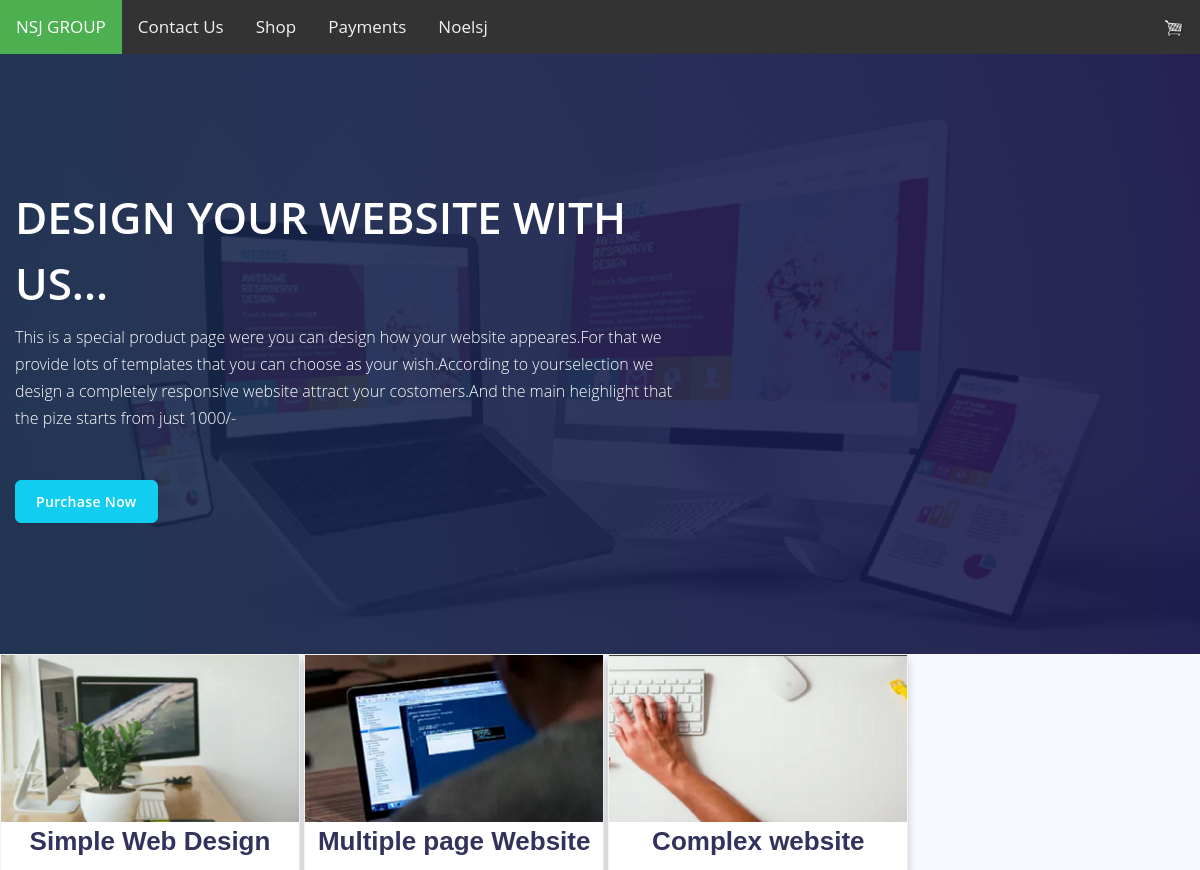
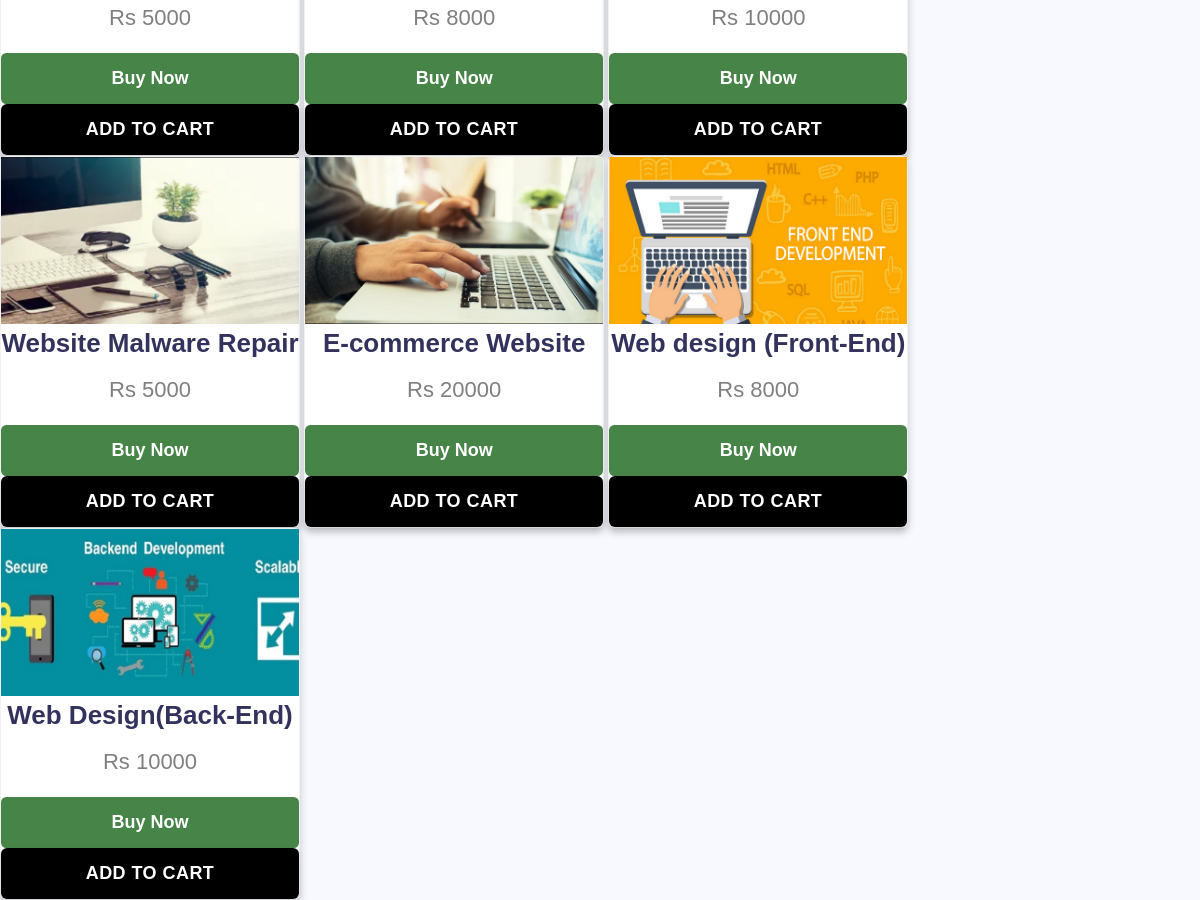
Page /shop/ (signed in) on the committed database (2 pictures, top to bottom).
### homepage/models.py (models this page shows, shortened)
class Item(models.Model):
    item_name = models.CharField(max_length=1024)
    item_image = models.ImageField(upload_to = 'None')
    item_price = models.PositiveIntegerField()
    item_publisher = models.CharField(max_length=1024)
    item_origin = models.CharField(max_length=1024)
    item_description = models.TextField()
    item_slug = models.SlugField()

### homepage/views.py (the view)
# urls.py: path('shop/', index, name="index"),
def index(request):
    items = Item()
    items = Item.objects.all()
    return render(request, 'index.html', {'items': items})

### templates/index.html (shortened to what this page needs)
{% extends 'menu.html' %}
{% block content %}
<html lang="en-IN">
    <head>
        <link rel="stylesheet" href="https://cdnjs.cloudflare.com/ajax/libs/font-awesome/4.7.0/css/font-awesome.min.css">
        </head>
<body>
      <div class="main-content">
        <nav class="navbar navbar-top navbar-expand-md navbar-dark" id="navbar-main">
          </div>
        <div class="header pb-8 pt-5 pt-lg-8 d-flex align-items-center" style="min-height: 600px; background-image: url(/media/sp.png); background-size: cover; background-position: center top;">
          <span class="mask bg-gradient-default opacity-8"></span>
          <div class="container-fluid d-flex align-items-center">
            <div class="row">
              <div class="col-lg-7 col-md-10">
                <h1 class="display-2 text-white">DESIGN YOUR WEBSITE WITH US...</h1>
                <p class="text-white mt-0 mb-5">This is a special product page were you can design how your website appeares.For that we provide lots of templates that you can choose as your wish.According to yourselection we design a completely responsive website attract your costomers.And the main heighlight that the pize starts from just 1000/-</p>
                <a href="{% url 'sproduct' %}" class="btn btn-info">Purchase Now</a>
              </div>
            </div>
          </div>
        </div>
        {% for items in items %}
            <div style="display: inline-block;">
              <div class="col-lg-400 col-md-200">
            <div  class="card">
                <img src="{{items.item_image.url}}"  style="width:100%">
                <a href="{% url "itemdetails" items.id %}" ><h1>{{items.item_name}}</h1></a>
                <p class="price">Rs {{items.item_price}}</p>
                {% if user.is_authenticated %}
                <a href="{% url 'buynow' items.id user.id %}"><button style="    color: white; background-color: #1e691ed0; border: none; border-radius: .3em; font-weight: bold;" type="button" >Buy Now</button></a>
                <a href="{% url 'addtocart' user.id items.id %}"><button class="btn btn-primary shop-item-button" type="button">ADD TO CART</button></a>
            {% endif %}
             </div>
             </div>
             </div>
             {% endfor %}
    </body>
    </html>
    {% endblock %}

### templates/menu.html (shortened to what this page needs)
<!DOCTYPE html>
<html>
<head>
<link rel="stylesheet" href="https://cdnjs.cloudflare.com/ajax/libs/font-awesome/4.7.0/css/font-awesome.min.css">
</head>
<body>
{% block topnav  %}
<div class="topnav" id="myTopnav">
    <a class="active" href="{% url "home" %}">NSJ GROUP</a>
    <a href="{% url "Aboutus" %}">Contact Us</a>
    <a href="{% url "index" %}">Shop</a>
    <a href="{% url "Mainpayment" %}">Payments</a>
    {% if user.is_authenticated %}
          <a href="{% url 'profile' user.id %}">{{user.username}}</a>
          <a href="{% url "addtocart_view" user.id %}" style="float: right;"><img style=" height: 20px;" src="/media/cart.png"></a>
    {% else %}
          <a href="{% url "Login" %}">Sign in</a>
          <a href="{% url "Register" %}">Sign Up </a>
          <a href="{% url "Login" %}" style="float: right;"><img style=" height: 20px;" src="/media/cart.png"></a>
     {% endif %}
</div>
{% endblock %}
{% block content %}{% endblock %}
</body>
</html>

### templates/menu.html (style rules this page uses)
body { margin: 0; font-family: Arial, Helvetica, sans-serif; }
.topnav { overflow: hidden; background-color: #333; }
.topnav a { float: left; display: block; color: #f2f2f2; text-align: center; padding: 14px 16px; text-decoration: none; font-size: 17px; }
.topnav a.active { background-color: #4CAF50; color: white; }

### rows in the picture
Item: item_image (picture), item_name "Simple Web Design", item_price "5000"
Item: item_image (picture), item_name "Multiple page Website", item_price "8000"
Item: item_image (picture), item_name "Complex website", item_price "10000"
Item: item_image (picture), item_name "Website Malware Repair", item_price "5000"
Item: item_image (picture), item_name "E-commerce Website", item_price "20000"
Item: item_image (picture), item_name "Web design (Front-End)", item_price "8000"
Item: item_image (picture), item_name "Web Design(Back-End)", item_price "10000"

### other values in the picture
{{ user.username }} "Noelsj"
